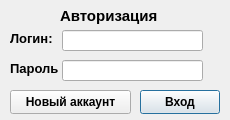
<?xml version="1.0" encoding="UTF-8"?>
<ui version="4.0">
 <class>Login_wind</class>
 <widget class="QDialog" name="Login_wind">
  <property name="geometry">
   <rect>
    <x>0</x>
    <y>0</y>
    <width>230</width>
    <height>120</height>
   </rect>
  </property>
  <property name="minimumSize">
   <size>
    <width>230</width>
    <height>120</height>
   </size>
  </property>
  <property name="maximumSize">
   <size>
    <width>230</width>
    <height>120</height>
   </size>
  </property>
  <property name="windowTitle">
   <string>Вход</string>
  </property>
  <widget class="QLabel" name="label">
   <property name="geometry">
    <rect>
     <x>60</x>
     <y>0</y>
     <width>101</width>
     <height>31</height>
    </rect>
   </property>
   <property name="minimumSize">
    <size>
     <width>101</width>
     <height>31</height>
    </size>
   </property>
   <property name="maximumSize">
    <size>
     <width>101</width>
     <height>31</height>
    </size>
   </property>
   <property name="font">
    <font>
     <pointsize>11</pointsize>
     <bold>true</bold>
    </font>
   </property>
   <property name="text">
    <string>Авторизация</string>
   </property>
  </widget>
  <widget class="QLabel" name="login_label">
   <property name="geometry">
    <rect>
     <x>10</x>
     <y>30</y>
     <width>49</width>
     <height>16</height>
    </rect>
   </property>
   <property name="minimumSize">
    <size>
     <width>49</width>
     <height>16</height>
    </size>
   </property>
   <property name="maximumSize">
    <size>
     <width>49</width>
     <height>16</height>
    </size>
   </property>
   <property name="font">
    <font>
     <pointsize>10</pointsize>
     <bold>true</bold>
    </font>
   </property>
   <property name="text">
    <string>Логин:</string>
   </property>
  </widget>
  <widget class="QLabel" name="password_label">
   <property name="geometry">
    <rect>
     <x>10</x>
     <y>60</y>
     <width>49</width>
     <height>16</height>
    </rect>
   </property>
   <property name="minimumSize">
    <size>
     <width>49</width>
     <height>16</height>
    </size>
   </property>
   <property name="maximumSize">
    <size>
     <width>49</width>
     <height>16</height>
    </size>
   </property>
   <property name="font">
    <font>
     <pointsize>10</pointsize>
     <bold>true</bold>
    </font>
   </property>
   <property name="text">
    <string>Пароль</string>
   </property>
  </widget>
  <widget class="QLineEdit" name="login_line">
   <property name="geometry">
    <rect>
     <x>62</x>
     <y>30</y>
     <width>141</width>
     <height>21</height>
    </rect>
   </property>
   <property name="minimumSize">
    <size>
     <width>141</width>
     <height>21</height>
    </size>
   </property>
   <property name="maximumSize">
    <size>
     <width>141</width>
     <height>21</height>
    </size>
   </property>
  </widget>
  <widget class="QLineEdit" name="pasword_line">
   <property name="geometry">
    <rect>
     <x>62</x>
     <y>60</y>
     <width>141</width>
     <height>21</height>
    </rect>
   </property>
   <property name="minimumSize">
    <size>
     <width>141</width>
     <height>21</height>
    </size>
   </property>
   <property name="maximumSize">
    <size>
     <width>141</width>
     <height>21</height>
    </size>
   </property>
  </widget>
  <widget class="QPushButton" name="login_btn">
   <property name="geometry">
    <rect>
     <x>140</x>
     <y>90</y>
     <width>80</width>
     <height>24</height>
    </rect>
   </property>
   <property name="minimumSize">
    <size>
     <width>80</width>
     <height>24</height>
    </size>
   </property>
   <property name="maximumSize">
    <size>
     <width>80</width>
     <height>24</height>
    </size>
   </property>
   <property name="font">
    <font>
     <bold>true</bold>
    </font>
   </property>
   <property name="text">
    <string>Вход</string>
   </property>
  </widget>
  <widget class="QPushButton" name="create_new_acc_btn">
   <property name="geometry">
    <rect>
     <x>10</x>
     <y>90</y>
     <width>121</width>
     <height>24</height>
    </rect>
   </property>
   <property name="font">
    <font>
     <bold>true</bold>
    </font>
   </property>
   <property name="text">
    <string>Новый аккаунт</string>
   </property>
  </widget>
 </widget>
 <resources/>
 <connections/>
</ui>
